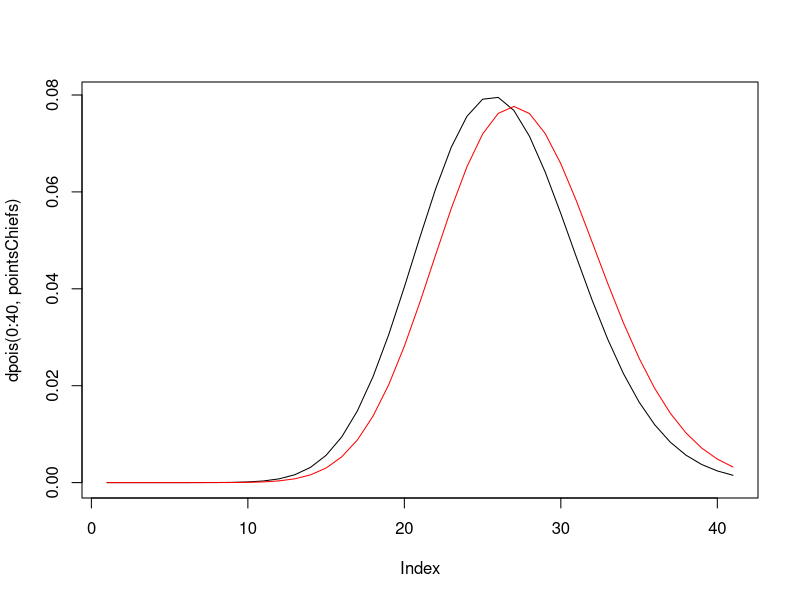
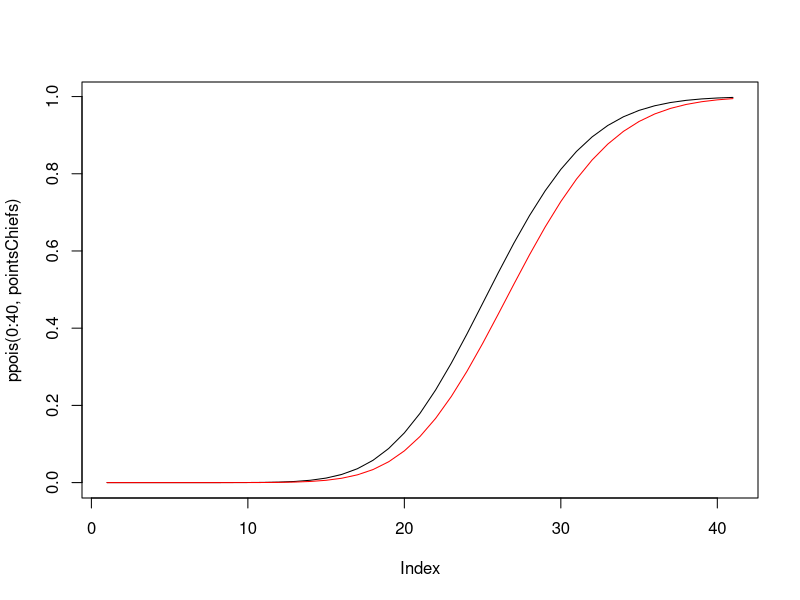

Write the R code that produced these figures, in order.
##Derive binomial 

#Let's evaluate toss of a coin 
#heads = p
#tailes - 1-p = q

#toss coin 2 times

#HT
#Pr = pq

##toss 3 times


#Pr[A&B] = pq (tosses are independent)

#HHT
#Pr = p2q

##Probsability two heads in 3 tosses

#THH = p2q
#HTH = p2q
#HHT = p2q

#= P2 = 3p2q

#  3
#=  - * p2q
#  2

#where (3 2) is "3 choose 2" ( the number of ways to choose 2 items out of a collection of 3) ( n choose k)

#pmb binomial dist = (n k) p^k * q^n-k

#E[x] = pn mean
#v[x] = npq variance


###Superbowl score prediction tool Using Poisson Distribution
###Remember to set up your directory wherever your file is located, 
###If you are working on the jupyter environment on the folder where the file
###is contained you don't need to set the environment
setwd("/path/to/file/")

NFL = read.csv("nfl_elo_latest.csv", header = T,stringsAsFactors = F)

##Clean up file, remove last row (with superbowl info), and unnecessary columns
NFL = NFL[c(1:266),c(1,2,5,6,29,30,15,16)]

##I will need to calculate these values
# a. points scored at home by all teams
# b. point scored on the road by all teams

###Ofense
# c. points scored at home by Chiefs
# d. points scored on the road by 49ers
###Defense
# e. points allowed at home by chiefs
# f. points allowed on the road by 49ers

a = sum(NFL$score1)/nrow(NFL) #a
b = sum(NFL$score2)/nrow(NFL) #b

c = sum(NFL$score1[NFL$team1=="KC"])/length(NFL$score1[NFL$team1=="KC"]) #c
d = sum(NFL$score2[NFL$team2=="SF"])/length(NFL$score2[NFL$team2=="SF"]) #d

e = sum(NFL$score2[NFL$team1=="KC"])/length(NFL$score2[NFL$team1=="KC"]) #e
f  = sum(NFL$score1[NFL$team2=="SF"])/length(NFL$score1[NFL$team2=="SF"]) #f

##Get Attack Ratios (team points scored/normalized by league totals) 
A1 = c / a # Chiefs attack
A2  = d / b #49ers attack

#Defense Ratios

D1  = e / b #Chiefs defense
D2  = f / a #49ers defense

# 3. Predict scores:
  
pointsChiefs = A1 * D2 * a ##The chiefs are predicted to score 25.11 points
points49ers = A2 * D1 * b ##The 49ers are predicted to score 26.48 points

##Using the poison distribution, calculate to pdf for the chiefs scoring distribution
##and the 49rs in two different plots (black chiefs, red 49ers)
plot(dpois(0:40, pointsChiefs),type = "l")
lines(dpois(0:40, points49ers), col = "red")

##Plot CDF for both teams
plot(ppois(0:40, pointsChiefs),type = "l")
lines(ppois(0:40, points49ers),type = "l", col = "red")

##What is the probability that the chiefs score 30 points?
dpois(30, pointsChiefs)
#the 49ers?
dpois(30, points49ers)

##What is the probability that the chiefs score at least 30 points (CDF)
ppois(30,pointsChiefs) ##85%
ppois(30,points49ers) #78%
